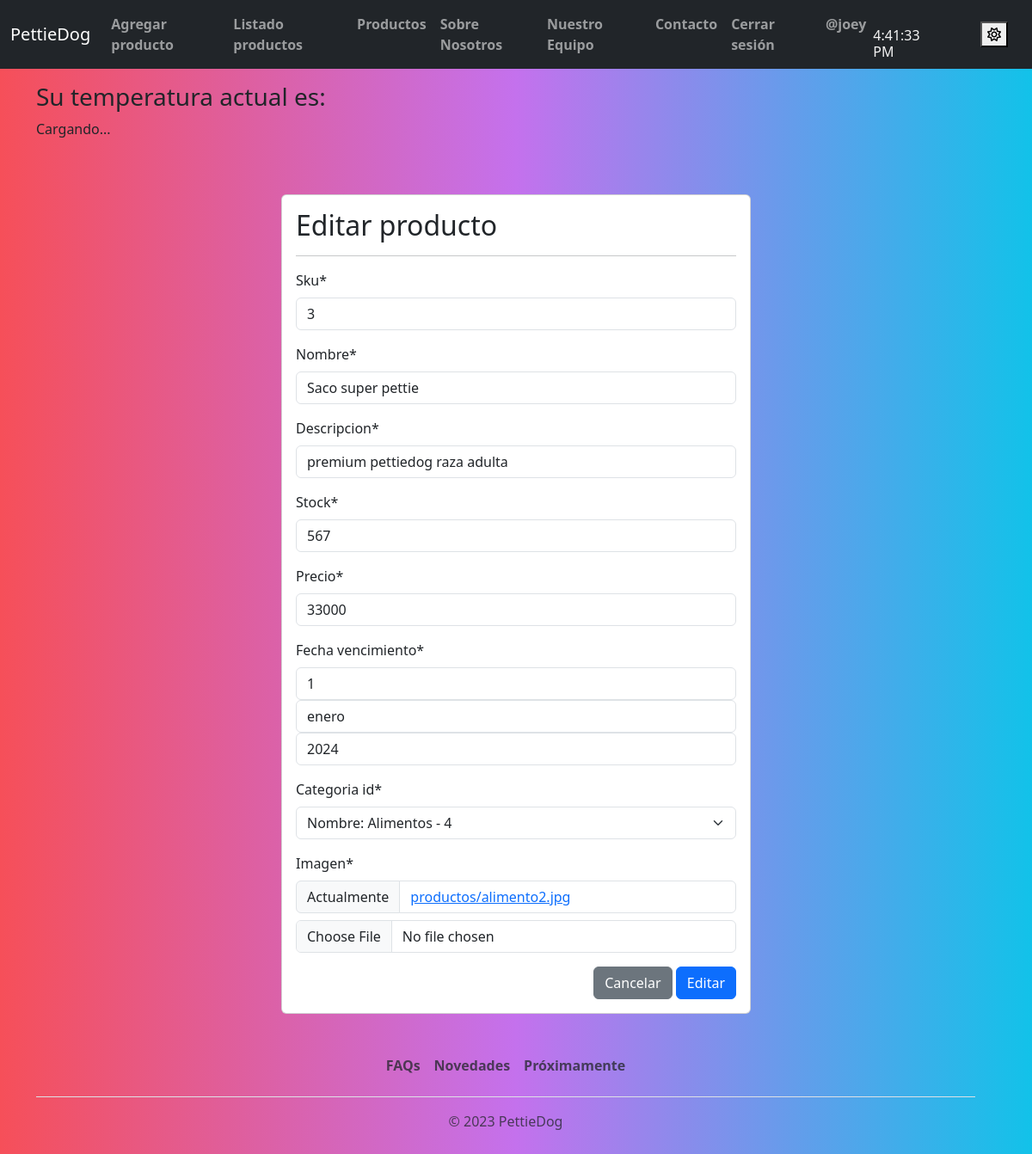
The page /modificar-producto/3/ (signed in) on the database its author committed.
### app/models.py (models this page shows, shortened)
class Producto(models.Model):
    sku = models.IntegerField(primary_key=True)
    nombre = models.CharField(max_length=100, null=False) #para que no sea opcional se deja en false
    descripcion = models.CharField(max_length=150, null=False)
    stock = models.IntegerField(null=False)
    precio = models.IntegerField(null=False)
    fecha_ingreso = models.DateField(auto_now_add=True)
    fecha_vencimiento = models.DateField(null=True) #cambiar a true!
    categoria_id = models.ForeignKey(Categoria, on_delete=models.PROTECT)
    imagen = models.ImageField(upload_to="productos", null=True)

class Categoria(models.Model):
    categoria_id = models.AutoField(primary_key=True) #autofiel deja como numerico y va agregando a la secuencia
    nombre = models.CharField(max_length=50, null=False)
    def __str__(self):
        txt = "Nombre: {0} - {1}"
        return txt.format(self.nombre, self.categoria_id) #Esto se hace para cambiar el nombre en la base de datos

### app/views.py (the view, shortened to what this page needs)
# urls.py: path('modificar-producto/<sku>/', modificar_producto, name="modificar_producto"),
@permission_required('app.change_producto') #El usuario debe tener permisos de modificar productos si quiere realizar esta accion , de lo contrario no podrá.
def modificar_producto(request, sku):
    producto = get_object_or_404(Producto, sku=sku) #cual será el modelo y condicion, en este caso buscará el id que pongamos en la url
    data = {
        'form': ProductoForm(instance=producto) #la instancia será el producto que se busque en la base de datos
    }
    return render(request, 'app/producto/modificar.html', data)

### app/forms.py
class ProductoForm(forms.ModelForm):
    nombre = forms.CharField(min_length=3, max_length=50)
    precio = forms.IntegerField(min_value=1, max_value=1500000)
    class Meta:
        model = Producto
        fields = '__all__'
        widgets = {
            "fecha_vencimiento":forms.SelectDateWidget()
        }

### app/carro/context_processor.py (called while the page is built)
def importe_total_carro(request):
    total = 0
    for key, value in request.session.get("carro", {}).items():
        total += float(value["precio"])
    return {"importe_total_carro": total}

### app/templates/app/producto/modificar.html (shortened to what this page needs)
{% extends 'app/base.html' %}
{% block body %}
{% load crispy_forms_tags %}
<br><br>
        <div class="row">
            <div class="col-12 col-md-6 offset-md-3">
                    <div class="card">
                        <div class="card-body">
                            <h2>Editar producto</h2>
                            <hr>
                            <form action="" method="post" enctype="multipart/form-data">
                                {{ form | crispy }}
                                <div class="d-flex justify-content-end">
                                    <input type="reset" value="Cancelar" class="btn btn-secondary">
                                    <input type="submit" value="Editar" class="btn btn-primary">
                                </div>
                            </form>
                    </div>
                </div>
{% endblock %}

### app/templates/app/base.html (shortened to what this page needs)
<!DOCTYPE html>
<html lang="en">
<head>
    <link href="https://cdn.jsdelivr.net/npm/bootstrap@5.3.0-alpha3/dist/css/bootstrap.min.css" rel="stylesheet"
>
    <link rel="stylesheet" href="https://cdnjs.cloudflare.com/ajax/libs/animate.css/4.1.1/animate.min.css" />
    {% load static %}
    <link rel="stylesheet" href="{% static 'app/css/styles.css' %}">
</head>
<body data-bs-theme="light" id="body">
    <nav class="navbar navbar-expand-lg navbar-dark bg-dark">
        <div class="container-fluid">
            <a class="navbar-brand" href="{% url 'home' %}">PettieDog</a>
            <div class="collapse navbar-collapse" id="navbarNav">
                <ul class="navbar-nav">
                    {% if perms.app.add_producto %}
                    <li class="nav-item">
                        <a class="nav-link" href="{% url 'agregar_producto' %}">Agregar producto</a>
                    </li>
                    {% endif %}
                    {% if perms.app.view_producto %}
                    <li class="nav-item">
                        <a class="nav-link" href="{% url 'listar_productos' %}">Listado productos</a>
                    </li>
                    {% endif %}
                    <li class="nav-item">
                        <a class="nav-link" href="{% url 'productos' %}">Productos</a>
                    </li>
                    <li class="nav-item">
                        <a class="nav-link" href="{% url 'nosotros' %}">Sobre Nosotros</a>
                    </li>
                    <li class="nav-item">
                        <a class="nav-link" href="{% url 'equipo' %}">Nuestro Equipo</a>
                    </li>
                    <li class="nav-item">
                        <a class="nav-link" href="{% url 'contacto' %}">Contacto</a>
                    </li>
                    {% if user.is_authenticated %}
                    <li>
                        <a class="nav-link" href="{% url 'logout' %}">Cerrar sesión</a>
                    </li>
                    <li>
                        <a class="nav-link" href="#">@{{ user.username }}</a>
                    </li>
                    {% endif %}
                </ul>
            </div>
             <div id="app">
                <div class="container-clock">
                  <h1 id="time">00:00:00</h1>
                </div>
              </div>
            <div class="modos" id="modos">
                <button onclick="cambiarTema()" class="switchClaro" id="switchClaro">
                    <i id="switchClarinete" class="fa-regular fa-sun"></i>
                </button>
            </div>
        </div>
    </nav>
    <div class="container mt-3" id="clima">
        <div class="weather-widget">
            <h3>Su temperatura actual es:</h3>
            <p id="temperatura-actual">Cargando...</p>
        </div>
    </div>
    <div class="container my-3">
        {% block body %}
        {% endblock %}
    </div>
    <div class="row">
        <footer class="py-3 my-4">
            <ul class="nav justify-content-center border-bottom pb-3 mb-3">
                <li class="nav-item"><a href="#!" class="nav-link px-2 text-muted">FAQs</a></li>
                <li class="nav-item"><a href="#!" class="nav-link px-2 text-muted">Novedades</a></li>
                <li class="nav-item"><a href="#!" class="nav-link px-2 text-muted">Próximamente</a></li>
            </ul>
            <p class="text-center text-muted">© <span id="currentYear"></span> PettieDog</p>
        </footer>
    </div>
</body>
</html>

### app/static/app/css/styles.css (style rules this page uses)
#body { background: #12c2e9; background: -webkit-linear-gradient(to right, #f64f59, #c471ed, #12c2e9); background: linear-gradient(to right, #f64f59, #c471ed, #12c2e9); }
.nav-link { font-weight: 600; }
#time { color: whitesmoke; height: 0.5em; font-size: 1em; display: flex; }
#app { display: flex; padding-right: 3em; }
#modos { padding-right: 1em; }

### rows shown on the page
Producto: sku "3", nombre "Saco super pettie", descripcion "premium pettiedog raza adulta", stock "567", precio "33000"
Categoria: categoria_id "Nombre: Alimentos - 4"

### other values the page prints
{{ user.username }} "joey"
